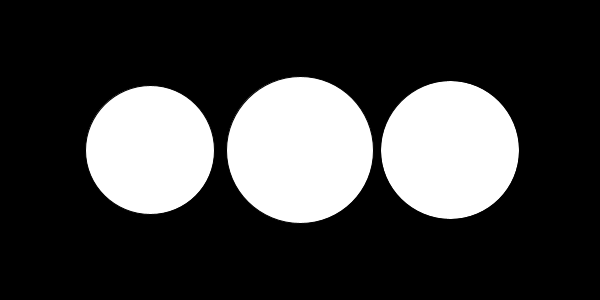
Frame 1 (no input)
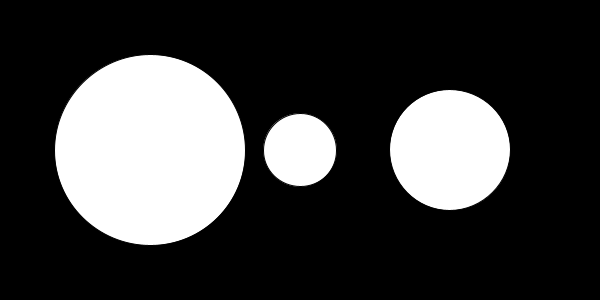
Frame 60 (the mouse pressed at the canvas centre just before this capture)
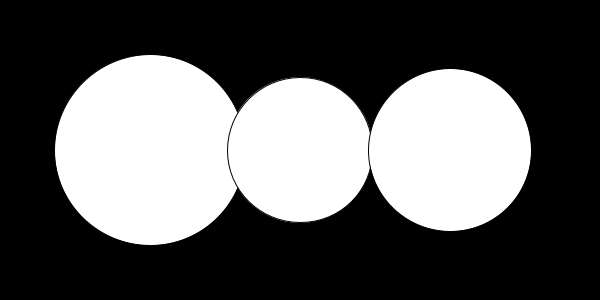
Frame 120 (the mouse held since frame 60 and released just before this capture)

The Processing sketch that drew these frames (run headless with seeded random() and noise(); from frame 60 on, the mouse is pressed at the canvas centre):

// Processing sketch: NoiseViz
// ── NoiseViz.pde
void setup(){
  size(600, 300);
}

void draw(){
  background(0);
  
  float time = millis() / 1000.0;
  
  float d1 = map(sin(time), -1, 1, 50, 200);
  float d2 = random(50, 200);
  float d3 = map(noise(time), 0, 1, 50, 200);
  
  ellipse(width*1/4, height/2, d1, d1);
  ellipse(width*1/2, height/2, d2, d2);
  ellipse(width*3/4, height/2, d3, d3);
}
